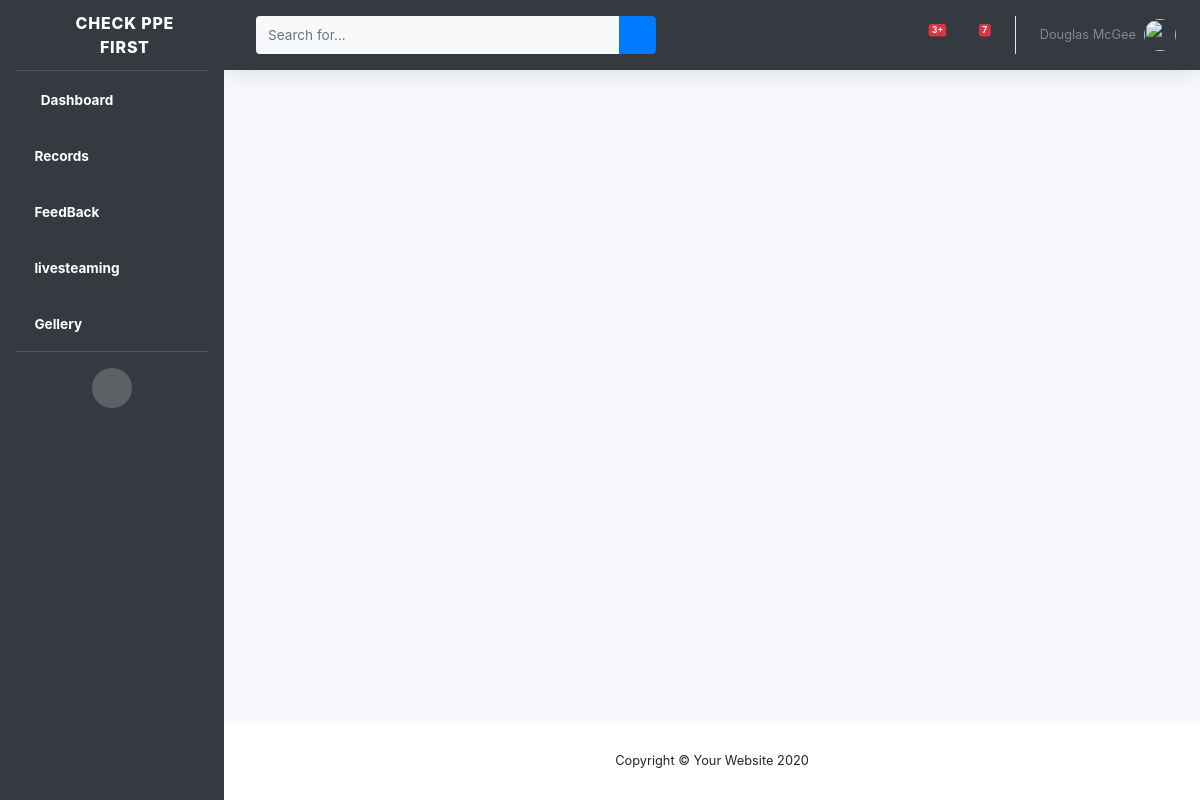
/gallery, run on an earlier commit of the app's database.
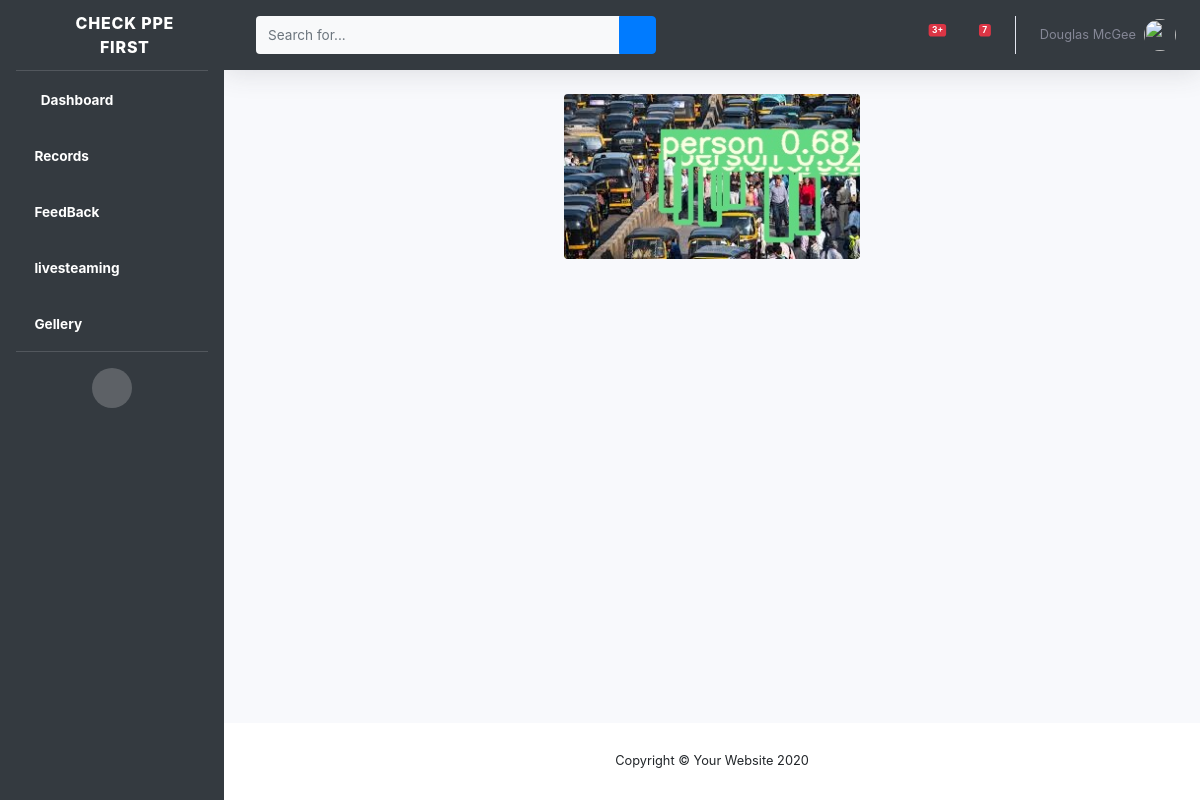
And on a later commit of the database.
### PPEviewer/models.py (models this page shows)
class ppeviwer(models.Model):
    name=(models.CharField(max_length=50))
    missed_ppe=(models.CharField(max_length=50,default='Unknow'))
    time=(models.TimeField(default=datetime.datetime.now()))
    date=models.DateField(auto_now_add=True)
    pm=models.ImageField(upload_to='images/')

### PPEviewer/views.py (the view)
# urls.py: path('gallery', gallery, name='gallery'),
def gallery(request):
    snapdata=ppeviwer.objects.all()
    context={
        'snap':snapdata
    }
    return render(request,'gallery.html',context)

### templates/gallery.html
{% extends 'Master.html' %}
{% load crispy_forms_tags %}
{% block index %}
<div class="container-fluid">
    <div class="row">
      {% for images in snap %}
        <div class="col-lg-4 col-md-12 mb-4 mb-lg-0">
          <img
            src='{{ images.pm.url }}'
            class="w-100 shadow-1-strong rounded mb-4"
            alt=""
          />
        </div>
        {% endfor %}
      </div>
</div>
{% endblock %}

What changed in the data, as far as the page shows it:
added ppeviwer: pm (picture)
